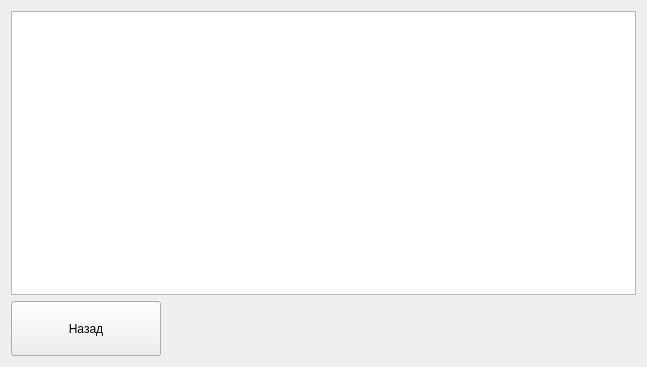
<?xml version="1.0" encoding="UTF-8"?>
<ui version="4.0">
 <class>LivestockOperationsFrame</class>
 <widget class="QWidget" name="LivestockOperationsFrame">
  <property name="geometry">
   <rect>
    <x>0</x>
    <y>0</y>
    <width>647</width>
    <height>367</height>
   </rect>
  </property>
  <property name="windowTitle">
   <string>Form</string>
  </property>
  <layout class="QGridLayout" name="gridLayout">
   <item row="0" column="0">
    <widget class="QTableView" name="opTable"/>
   </item>
   <item row="1" column="0">
    <layout class="QHBoxLayout" name="horizontalLayout">
     <item>
      <widget class="QPushButton" name="btnReturn">
       <property name="minimumSize">
        <size>
         <width>150</width>
         <height>55</height>
        </size>
       </property>
       <property name="maximumSize">
        <size>
         <width>150</width>
         <height>55</height>
        </size>
       </property>
       <property name="text">
        <string>Назад</string>
       </property>
       <property name="icon">
        <iconset resource="../Resources.qrc">
         <normaloff>:/Images/return.png</normaloff>:/Images/return.png</iconset>
       </property>
       <property name="iconSize">
        <size>
         <width>42</width>
         <height>42</height>
        </size>
       </property>
      </widget>
     </item>
     <item>
      <spacer name="horizontalSpacer">
       <property name="orientation">
        <enum>Qt::Horizontal</enum>
       </property>
       <property name="sizeHint" stdset="0">
        <size>
         <width>40</width>
         <height>20</height>
        </size>
       </property>
      </spacer>
     </item>
    </layout>
   </item>
  </layout>
 </widget>
 <resources>
  <include location="../Resources.qrc"/>
 </resources>
 <connections/>
</ui>
